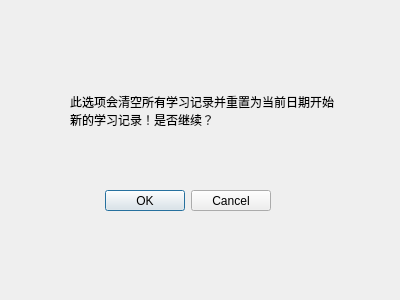
<?xml version="1.0" encoding="UTF-8"?>
<ui version="4.0">
 <class>Resetdialog</class>
 <widget class="QDialog" name="Resetdialog">
  <property name="geometry">
   <rect>
    <x>0</x>
    <y>0</y>
    <width>400</width>
    <height>300</height>
   </rect>
  </property>
  <property name="windowTitle">
   <string>确认信息</string>
  </property>
  <property name="windowIcon">
   <iconset>
    <normaloff>english.png</normaloff>english.png</iconset>
  </property>
  <widget class="QDialogButtonBox" name="buttonBox">
   <property name="geometry">
    <rect>
     <x>20</x>
     <y>190</y>
     <width>251</width>
     <height>21</height>
    </rect>
   </property>
   <property name="orientation">
    <enum>Qt::Horizontal</enum>
   </property>
   <property name="standardButtons">
    <set>QDialogButtonBox::Cancel|QDialogButtonBox::Ok</set>
   </property>
  </widget>
  <widget class="QLabel" name="label">
   <property name="geometry">
    <rect>
     <x>70</x>
     <y>70</y>
     <width>271</width>
     <height>81</height>
    </rect>
   </property>
   <property name="acceptDrops">
    <bool>false</bool>
   </property>
   <property name="text">
    <string>此选项会清空所有学习记录并重置为当前日期开始新的学习记录！是否继续？</string>
   </property>
   <property name="wordWrap">
    <bool>true</bool>
   </property>
  </widget>
 </widget>
 <resources/>
 <connections>
  <connection>
   <sender>buttonBox</sender>
   <signal>accepted()</signal>
   <receiver>Resetdialog</receiver>
   <slot>accept()</slot>
   <hints>
    <hint type="sourcelabel">
     <x>248</x>
     <y>254</y>
    </hint>
    <hint type="destinationlabel">
     <x>157</x>
     <y>274</y>
    </hint>
   </hints>
  </connection>
  <connection>
   <sender>buttonBox</sender>
   <signal>rejected()</signal>
   <receiver>Resetdialog</receiver>
   <slot>reject()</slot>
   <hints>
    <hint type="sourcelabel">
     <x>316</x>
     <y>260</y>
    </hint>
    <hint type="destinationlabel">
     <x>286</x>
     <y>274</y>
    </hint>
   </hints>
  </connection>
 </connections>
</ui>
